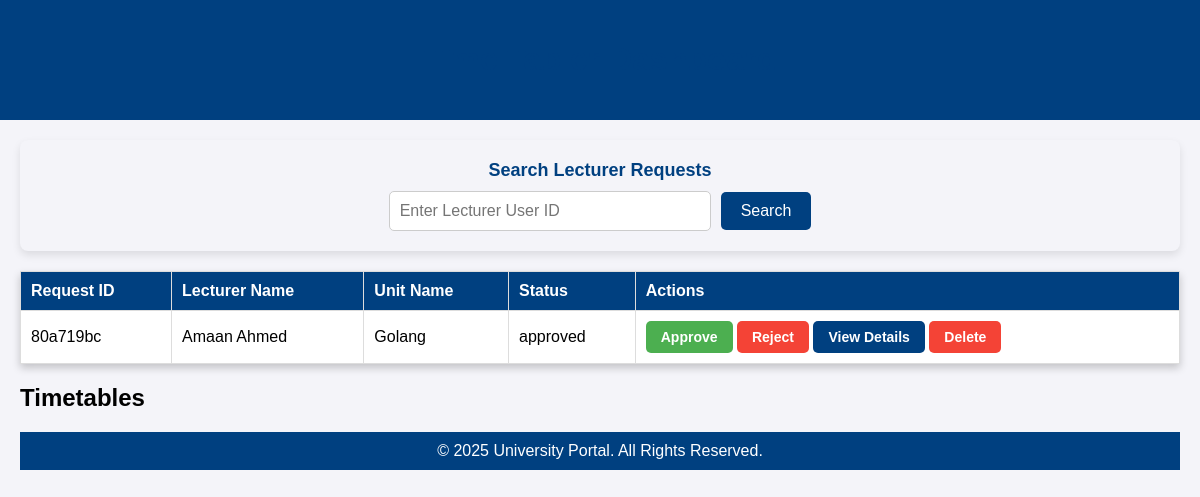
Page /dashboard/timetabler on the earlier database version.
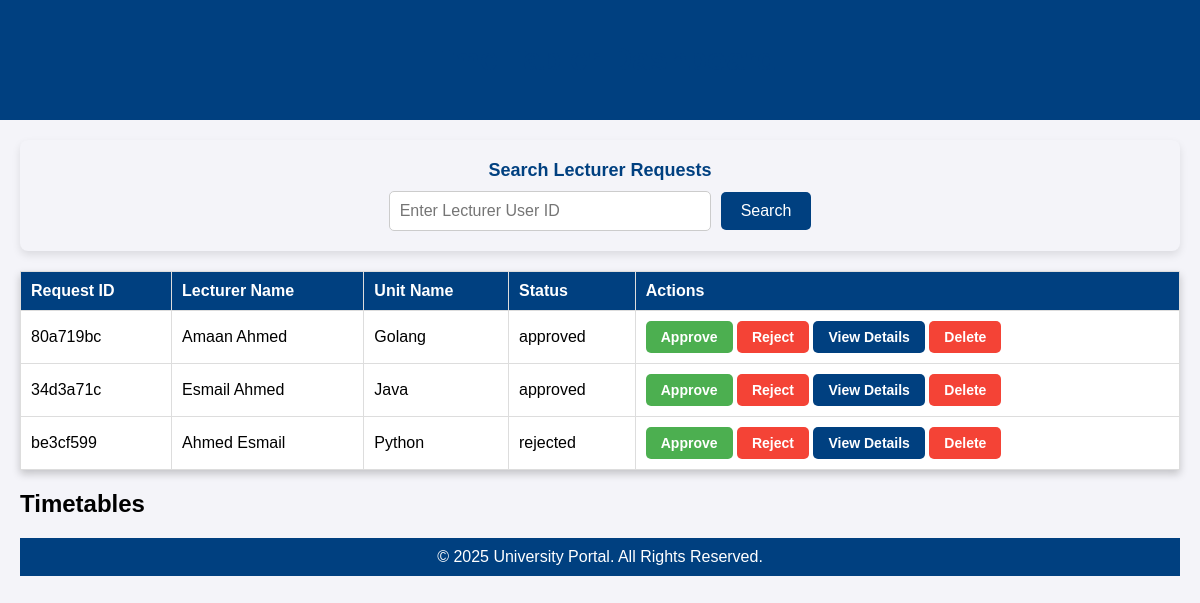
Same page on the later database version.
### tables this page shows
CREATE TABLE timetable_requests (
                id TEXT PRIMARY KEY,
                lecturer_id INTEGER NOT NULL,
                lecturer_name STRING NOT NULL,
                course_id INTEGER,
                unit_name TEXT NOT NULL,
                room_available TEXT NOT NULL DEFAULT 'Unknown', --default value set here
                student_count INTEGER NOT NULL,
                preferred_days TEXT,
                preferred_times TEXT,
                additional_notes TEXT,
                status TEXT DEFAULT 'pending',
                created_at TEXT DEFAULT CURRENT_TIMESTAMP,
                timetable_id STRING,
                FOREIGN KEY(lecturer_id) REFERENCES users(id)
            );

### app.py (the view)
@app.route('/dashboard/timetabler')
def timetabler_dashboard():
    with get_db_connection() as conn:
        requests = conn.execute('''
            SELECT id, lecturer_name, unit_name, status
            FROM timetable_requests
        ''').fetchall()
    return render_template('timetabler_dashboard.html', requests=requests)

### app.py (called while the page is built)
def get_db_connection():
    conn = sqlite3.connect('projo.db')  # Ensure this matches your database file
    conn.row_factory = sqlite3.Row  # Allows accessing columns by name
    return conn

### templates/timetabler_dashboard.html (shortened to what this page needs)
<!DOCTYPE html>
<html lang="en">
<head>
</head>
<body>
    <header>
        <h1>Time Tabler Dashboard</h1>
    </header>
    <main>
        <div class="search-container">
            <form action="/dashboard/timetabler/search" method="GET" class="search-form">
                <label for="lecturer_id" class="search-label">Search Lecturer Requests</label>
                <div class="search-input-group">
                    <input type="text" id="lecturer_id" name="lecturer_id" class="search-input" placeholder="Enter Lecturer User ID" required>
                    <button type="submit" class="search-btn">Search</button>
                </div>
            </form>
        </div>
        <table>
            <tr>
                <th>Request ID</th>
                <th>Lecturer Name</th>
                <th>Unit Name</th>
                <th>Status</th>
                <th>Actions</th>
            </tr>
            {% for request in requests %}
            <tr id="request-{{ request.id }}">
                <td>{{ request.id }}</td>
                <td>{{ request.lecturer_name }}</td>
                <td>{{ request.unit_name }}</td>
                <td>{{ request.status }}</td>
                <td>
                    <form method="POST" action="/request/approve/{{ request.id }}" style="display: inline;">
                        <button type="submit" class="approve-btn">Approve</button>
                    </form>
                    <form method="POST" action="/request/reject/{{ request.id }}" style="display: inline;">
                        <button type="submit" class="reject-btn">Reject</button>
                    </form>
                    <a href="/dashboard/timetabler/view/{{ request.id }}" class="view-details-btn">View Details</a>
                    <form method="POST" action="/request/delete/{{ request.id }}" style="display: inline;">
                        <button type="submit" class="delete-btn">Delete</button>
                    </form>
                </td>
            </tr>
            {% endfor %}
        </table>
        <h2>Timetables</h2>
    <footer>
        &copy; 2025 University Portal. All Rights Reserved.
    </footer>
</body>
</html>

### templates/timetabler_dashboard.html (style rules this page uses)
body { font-family: Arial, sans-serif; background-color: #f4f4f9; margin: 0; padding: 0; display: flex; flex-direction: column; min-height: 100vh; }
header { background-color: #004080; color: white; padding: 20px; text-align: center; }
main { flex: 1; padding: 20px; }
h1 { color: #004080; text-align: center; }
table { width: 100%; border-collapse: collapse; margin-top: 20px; background-color: white; box-shadow: 0 4px 8px rgba(0, 0, 0, 0.2); margin-bottom: 20px; }
th, td { padding: 10px; text-align: left; border: 1px solid #ddd; }
th { background-color: #004080; color: white; }
button { background-color: #004080; color: white; border: none; padding: 5px 10px; border-radius: 5px; cursor: pointer; }
footer { background-color: #004080; color: white; text-align: center; padding: 10px 0; position: relative; bottom: 0; width: 100%; }
.approve-btn { background-color: #4CAF50; color: white; border: none; padding: 8px 15px; cursor: pointer; border-radius: 5px; font-size: 14px; font-weight: bold; transition: background-color 0.3s ease; }
.reject-btn { background-color: #f44336; color: white; border: none; padding: 8px 15px; cursor: pointer; border-radius: 5px; font-size: 14px; font-weight: bold; transition: background-color 0.3s ease; }
.delete-btn { background-color: #dc3545; color: white; border: none; padding: 5px 10px; border-radius: 5px; cursor: pointer; }
.search-btn { background-color: #007bff; color: white; border: none; padding: 5px 10px; border-radius: 5px; cursor: pointer; }
.search-container { background-color: #f4f4f9; padding: 20px; border-radius: 8px; box-shadow: 0 4px 8px rgba(0, 0, 0, 0.1); margin-bottom: 20px; text-align: center; }
.search-form { display: flex; flex-direction: column; align-items: center; }
.search-label { font-size: 18px; font-weight: bold; color: #004080; margin-bottom: 10px; }
.search-input-group { display: flex; align-items: center; gap: 10px; }
.search-input { width: 300px; padding: 10px; border: 1px solid #ccc; border-radius: 5px; font-size: 16px; }
.search-btn { background-color: #004080; color: white; border: none; padding: 10px 20px; border-radius: 5px; font-size: 16px; cursor: pointer; transition: background-color 0.3s ease; }
.view-details-btn { display: inline-block; text-decoration: none; background-color: #004080; color: white; padding: 8px 15px; border-radius: 5px; font-size: 14px; font-weight: bold; text-align: center; transition: background-color 0.3s ease; }
.delete-btn { background-color: #f44336; color: white; border: none; padding: 8px 15px; cursor: pointer; border-radius: 5px; font-size: 14px; font-weight: bold; transition: background-color 0.3s ease; }

Differences in the rows shown:
added timetable_requests: id "34d3a71c", lecturer_name "Esmail Ahmed", unit_name "Java", status "approved"
added timetable_requests: id "be3cf599", lecturer_name "Ahmed Esmail", unit_name "Python", status "rejected"
